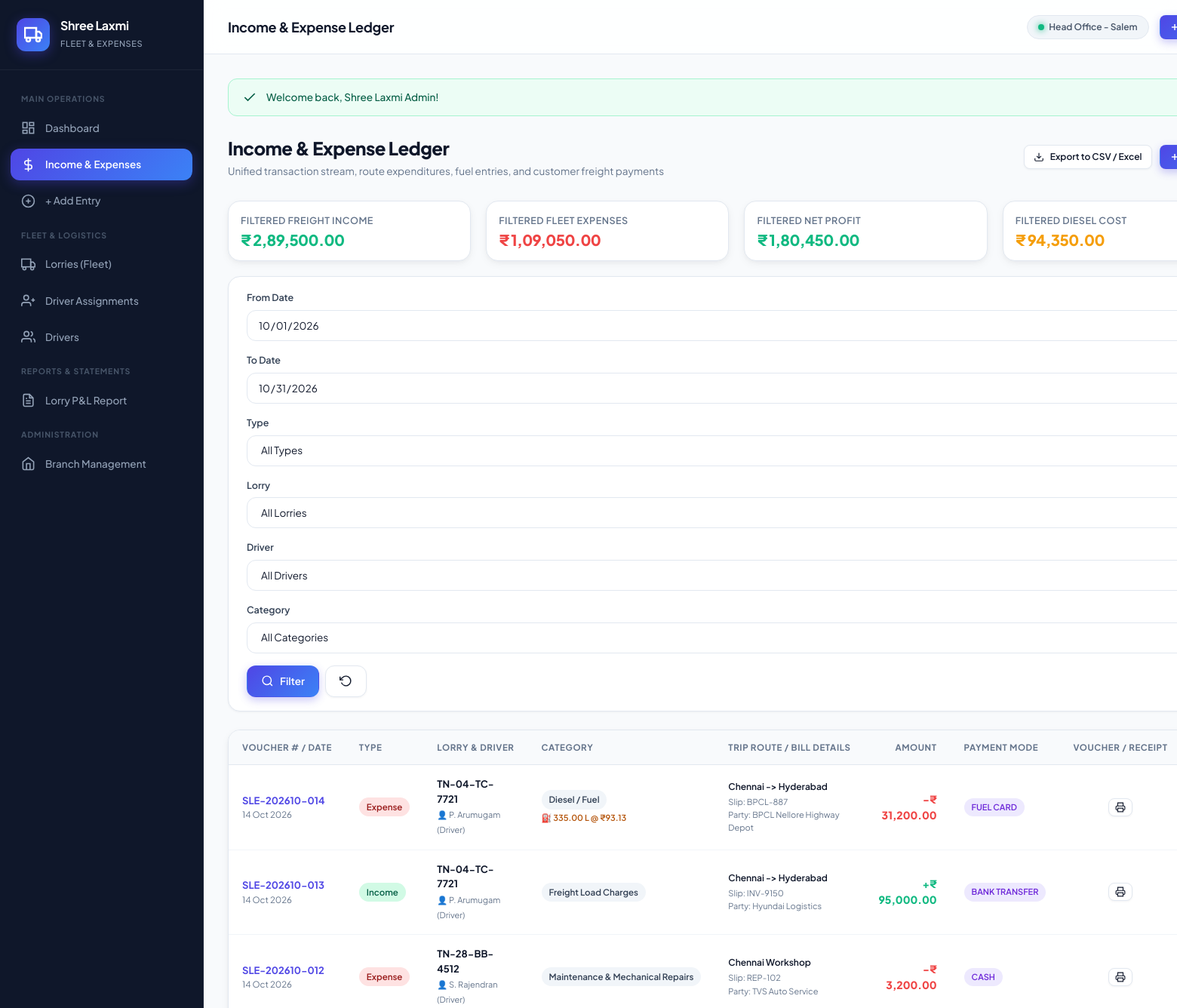
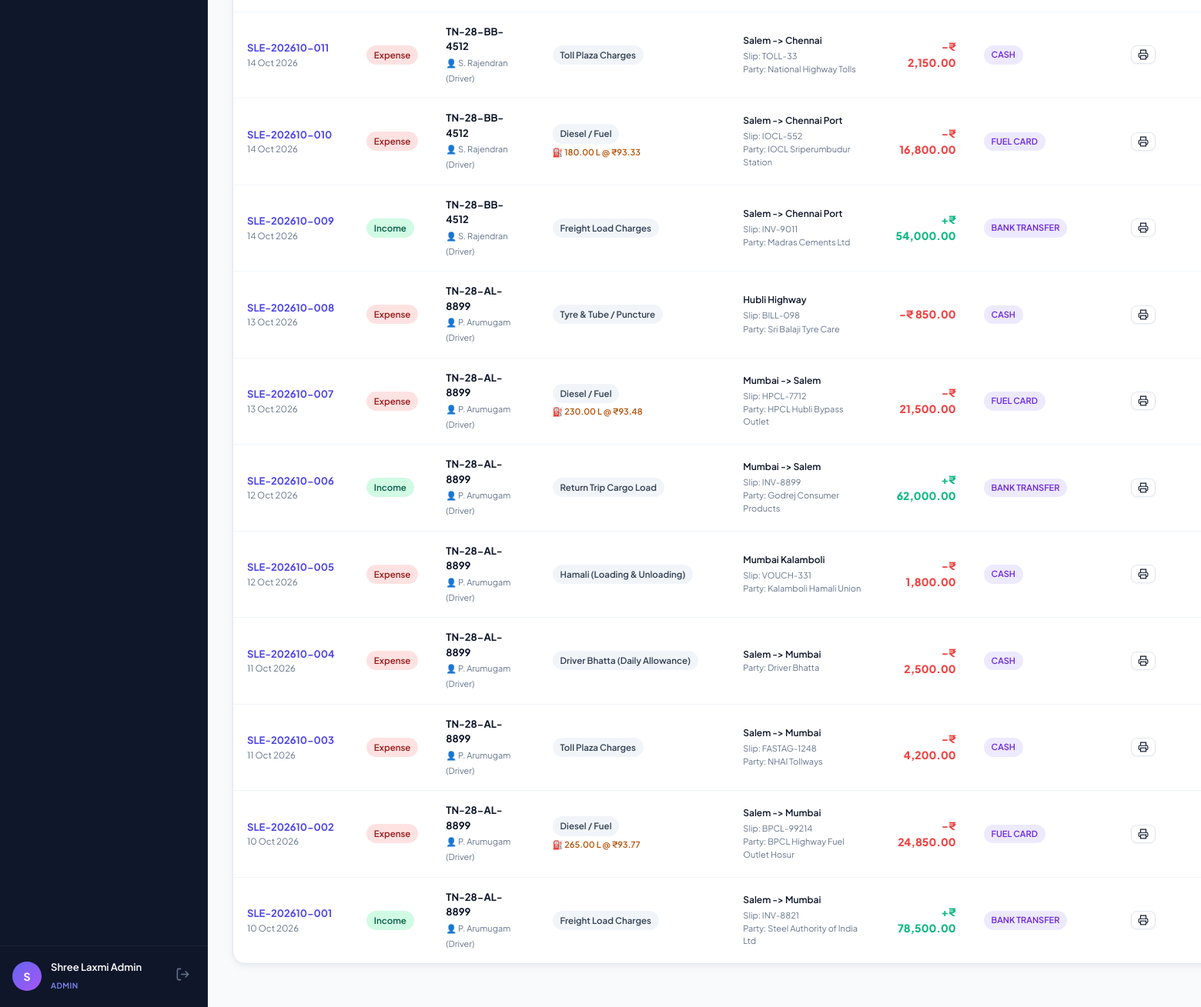
Screenshot of /transactions.php (signed in) with the database file from the repository (2 pictures, top to bottom).
### tables this page shows
CREATE TABLE IF NOT EXISTS `transactions` (
    `id` INT AUTO_INCREMENT PRIMARY KEY,
    `voucher_no` VARCHAR(30) NOT NULL UNIQUE,    
    `transaction_date` DATE NOT NULL,
    `type` ENUM('income', 'expense') NOT NULL,
    `lorry_id` INT NOT NULL,
    `driver_id` INT NOT NULL,
    `branch_id` INT NOT NULL,
    `category_id` INT NOT NULL,
    `amount` DECIMAL(12, 2) NOT NULL DEFAULT 0.00,
    `payment_mode` ENUM('cash', 'bank_transfer', 'upi', 'fuel_card', 'cheque') DEFAULT 'cash',
     
    `fuel_liters` DECIMAL(8, 2) NULL,
    `fuel_rate` DECIMAL(8, 2) NULL,
    `odometer_reading` INT NULL,
     
    `trip_route` VARCHAR(255) NULL,
    `bill_invoice_no` VARCHAR(100) NULL,
    `vendor_party_name` VARCHAR(150) NULL,
    `receipt_image` VARCHAR(255) NULL,
    `description` TEXT NULL,
    `created_by` INT NOT NULL,
    `created_at` TIMESTAMP DEFAULT CURRENT_TIMESTAMP,
    `updated_at` TIMESTAMP DEFAULT CURRENT_TIMESTAMP ON UPDATE CURRENT_TIMESTAMP,
    FOREIGN KEY (`lorry_id`) REFERENCES `lorries`(`id`) ON DELETE CASCADE,
    FOREIGN KEY (`driver_id`) REFERENCES `users`(`id`) ON DELETE CASCADE,
    FOREIGN KEY (`branch_id`) REFERENCES `branches`(`id`) ON DELETE CASCADE,
    FOREIGN KEY (`category_id`) REFERENCES `categories`(`id`) ON DELETE RESTRICT,
    FOREIGN KEY (`created_by`) REFERENCES `users`(`id`) ON DELETE RESTRICT
);

CREATE TABLE IF NOT EXISTS `lorries` (
    `id` INT AUTO_INCREMENT PRIMARY KEY,
    `branch_id` INT NOT NULL,
    `lorry_number` VARCHAR(25) NOT NULL UNIQUE,  
    `model_name` VARCHAR(100) NOT NULL,          
    `lorry_type` VARCHAR(50) NOT NULL,           
    `capacity_tonnage` DECIMAL(6, 2) DEFAULT 0.00,
    `fuel_type` VARCHAR(20) DEFAULT 'Diesel',
    `current_odometer` INT DEFAULT 0,
    `static_driver_id` INT NULL,                 
    `status` ENUM('active', 'maintenance', 'idle') DEFAULT 'active',
    `insurance_expiry` DATE NULL,
    `fitness_expiry` DATE NULL,
    `notes` TEXT NULL,
    `created_at` TIMESTAMP DEFAULT CURRENT_TIMESTAMP,
    `updated_at` TIMESTAMP DEFAULT CURRENT_TIMESTAMP ON UPDATE CURRENT_TIMESTAMP,
    FOREIGN KEY (`branch_id`) REFERENCES `branches`(`id`) ON DELETE CASCADE,
    FOREIGN KEY (`static_driver_id`) REFERENCES `users`(`id`) ON DELETE SET NULL
);

CREATE TABLE IF NOT EXISTS `users` (
    `id` INT AUTO_INCREMENT PRIMARY KEY,
    `branch_id` INT NULL,
    `name` VARCHAR(100) NOT NULL,
    `username` VARCHAR(50) NOT NULL UNIQUE,
    `email` VARCHAR(100),
    `phone` VARCHAR(20) NOT NULL,
    `password` VARCHAR(255) NOT NULL,
    `role` ENUM('admin', 'branch_manager', 'driver', 'operator') NOT NULL DEFAULT 'driver',
    `license_number` VARCHAR(50) NULL,
    `license_expiry` DATE NULL,
    `status` ENUM('active', 'inactive') DEFAULT 'active',
    `avatar` VARCHAR(255) NULL,
    `created_at` TIMESTAMP DEFAULT CURRENT_TIMESTAMP,
    `updated_at` TIMESTAMP DEFAULT CURRENT_TIMESTAMP ON UPDATE CURRENT_TIMESTAMP,
    FOREIGN KEY (`branch_id`) REFERENCES `branches`(`id`) ON DELETE SET NULL
);

CREATE TABLE IF NOT EXISTS `categories` (
    `id` INT AUTO_INCREMENT PRIMARY KEY,
    `type` ENUM('income', 'expense') NOT NULL,
    `name` VARCHAR(100) NOT NULL,
    `icon` VARCHAR(50) DEFAULT 'credit-card',
    `color` VARCHAR(20) DEFAULT '#4f46e5',
    `is_system` TINYINT(1) DEFAULT 1,
    `status` ENUM('active', 'inactive') DEFAULT 'active',
    `created_at` TIMESTAMP DEFAULT CURRENT_TIMESTAMP
);

### includes/functions.php (called while the page is built, shortened)
<?php
require_once __DIR__ . '/../config/config.php';
function format_money($amount) {
    $amount = (float)$amount;
    $is_negative = $amount < 0;
    $amount = abs($amount);
    $formatted = number_format($amount, 2, '.', ',');
    $exploded = explode('.', $formatted);
    $integer_part = $exploded[0];
    $decimal_part = $exploded[1];
    $len = strlen(str_replace(',', '', $integer_part));
    $raw_int = str_replace(',', '', $integer_part);
    if ($len > 3) {
        $last3 = substr($raw_int, -3);
        $remaining = substr($raw_int, 0, -3);
        $remaining_chunks = str_split(strrev($remaining), 2);
        $grouped = strrev(implode(',', $remaining_chunks));
        $integer_part = $grouped . ',' . $last3;
    }
    return ($is_negative ? '-' : '') . APP_CURRENCY . ' ' . $integer_part . '.' . $decimal_part;
}
function format_date($date_str, $include_time = false) {
    $time = strtotime($date_str);
    return date('d M Y', $time);
}
function clean($str) {
    return htmlspecialchars(trim($str ?? ''), ENT_QUOTES, 'UTF-8');
}

### config/config.php (called while the page is built, shortened)
<?php
function user_role() {
    return $_SESSION['user']['role'] ?? 'guest';
}
function is_driver() {
    return user_role() === 'driver';
}

### transactions.php (the view, shortened to what this page needs)
<?php
require_once __DIR__ . '/includes/header.php';
$start_date = $_GET['start_date'] ?? date('Y-m-01');
$end_date = $_GET['end_date'] ?? date('Y-m-t');
$conditions = ["t.transaction_date BETWEEN :start AND :end"];
$params = [':start' => $start_date, ':end' => $end_date];
$where_clause = implode(" AND ", $conditions);
$summary_sql = "SELECT
                    COALESCE(SUM(CASE WHEN t.type = 'income' THEN t.amount ELSE 0 END), 0) as total_income,
                    COALESCE(SUM(CASE WHEN t.type = 'expense' THEN t.amount ELSE 0 END), 0) as total_expense,
                    COALESCE(SUM(CASE WHEN c.name LIKE '%Diesel%' OR c.name LIKE '%Fuel%' THEN t.amount ELSE 0 END), 0) as total_diesel,
                    COUNT(t.id) as total_records
                FROM transactions t
                JOIN categories c ON t.category_id = c.id
                WHERE $where_clause";
$stmt_sum = $pdo->prepare($summary_sql);
$stmt_sum->execute($params);
$sum = $stmt_sum->fetch();
$total_filtered_income = (float)$sum['total_income'];
$total_filtered_expense = (float)$sum['total_expense'];
$filtered_profit = $total_filtered_income - $total_filtered_expense;
$sql = "SELECT t.*, l.lorry_number, l.model_name, u.name as driver_name, c.name as category_name, c.color as category_color, b.branch_name
        FROM transactions t
        JOIN lorries l ON t.lorry_id = l.id
        JOIN users u ON t.driver_id = u.id
        JOIN categories c ON t.category_id = c.id
        JOIN branches b ON t.branch_id = b.id
        WHERE $where_clause
        ORDER BY t.transaction_date DESC, t.id DESC";
$stmt = $pdo->prepare($sql);
$stmt->execute($params);
$transactions = $stmt->fetchAll();
?>
<div class="page-header">
    <div>
        <h1 class="page-title">Income & Expense Ledger</h1>
        <p class="page-subtitle">Unified transaction stream, route expenditures, fuel entries, and customer freight payments</p>
    </div>
    <div style="display:flex; gap:10px; flex-wrap:wrap;">
        <a href="<?= $_SERVER['REQUEST_URI'] . (strpos($_SERVER['REQUEST_URI'], '?') !== false ? '&' : '?') . 'export=csv' ?>" class="btn btn-outline btn-sm">
            <svg viewBox="0 0 24 24" fill="none" stroke="currentColor" stroke-width="2"><path d="M21 15v4a2 2 0 0 1-2 2H5a2 2 0 0 1-2-2v-4"></path><polyline points="7 10 12 15 17 10"></polyline><line x1="12" y1="15" x2="12" y2="3"></line></svg>
            <span>Export to CSV / Excel</span>
        </a>
        <a href="add-transaction.php" class="btn btn-primary btn-sm">
            <svg viewBox="0 0 24 24" fill="none" stroke="currentColor" stroke-width="2.5"><line x1="12" y1="5" x2="12" y2="19"></line><line x1="5" y1="12" x2="19" y2="12"></line></svg>
        </a>
    </div>
</div>
<div class="stats-grid" style="grid-template-columns: repeat(auto-fit, minmax(200px, 1fr)); margin-bottom:20px;">
    <div class="stat-card" style="padding:16px;">
        <span class="stat-label">Filtered Freight Income</span>
        <div class="stat-value" style="font-size:20px; color:#10b981; margin-top:6px;"><?= format_money($total_filtered_income) ?></div>
    </div>
    <div class="stat-card" style="padding:16px;">
        <span class="stat-label">Filtered Fleet Expenses</span>
        <div class="stat-value" style="font-size:20px; color:#ef4444; margin-top:6px;"><?= format_money($total_filtered_expense) ?></div>
    </div>
    <div class="stat-card" style="padding:16px;">
        <span class="stat-label">Filtered Net Profit</span>
        <div class="stat-value" style="font-size:20px; color:<?= $filtered_profit >= 0 ? '#10b981' : '#ef4444' ?>; margin-top:6px;">
            <?= format_money($filtered_profit) ?>
        </div>
    </div>
    <div class="stat-card" style="padding:16px;">
        <span class="stat-label">Filtered Diesel Cost</span>
        <div class="stat-value" style="font-size:20px; color:#f59e0b; margin-top:6px;"><?= format_money($sum['total_diesel']) ?></div>
    </div>
</div>
<div class="filter-card">
    <form method="GET" action="transactions.php" class="filter-grid" style="grid-template-columns: repeat(auto-fit, minmax(150px, 1fr)) auto;">
        <div class="form-group" style="margin-bottom:0;">
            <label class="form-label">From Date</label>
            <input type="date" name="start_date" class="form-control" value="<?= clean($start_date) ?>">
        </div>
        <div class="form-group" style="margin-bottom:0;">
            <label class="form-label">To Date</label>
            <input type="date" name="end_date" class="form-control" value="<?= clean($end_date) ?>">
        </div>
        <div class="form-group" style="margin-bottom:0;">
            <label class="form-label">Type</label>
            <select name="type" class="form-select">
                <option value="">All Types</option>
            </select>
        </div>
        <div class="form-group" style="margin-bottom:0;">
            <label class="form-label">Lorry</label>
            <select name="lorry_id" class="form-select">
                <option value="">All Lorries</option>
            </select>
        </div>
        <?php if (!is_driver()): ?>
            <div class="form-group" style="margin-bottom:0;">
                <label class="form-label">Driver</label>
                <select name="driver_id" class="form-select">
                    <option value="">All Drivers</option>
                </select>
            </div>
        <?php endif; ?>
        <div class="form-group" style="margin-bottom:0;">
            <label class="form-label">Category</label>
            <select name="category_id" class="form-select">
                <option value="">All Categories</option>
            </select>
        </div>
        <div style="display:flex; gap:8px;">
            <button type="submit" class="btn btn-primary" style="height:42px;">
                <svg viewBox="0 0 24 24" fill="none" stroke="currentColor" stroke-width="2"><circle cx="11" cy="11" r="8"></circle><line x1="21" y1="21" x2="16.65" y2="16.65"></line></svg>
                <span>Filter</span>
            </button>
            <a href="transactions.php" class="btn btn-outline" style="height:42px;" title="Reset filter">
                <svg viewBox="0 0 24 24" fill="none" stroke="currentColor" stroke-width="2"><polyline points="1 4 1 10 7 10"></polyline><path d="M3.51 15a9 9 0 1 0 2.13-9.36L1 10"></path></svg>
            </a>
        </div>
    </form>
</div>
<div class="card">
    <div class="card-body" style="padding:0;">
        <div class="table-responsive">
            <table class="modern-table">
                <thead>
                    <tr>
                        <th>Voucher # / Date</th>
                        <th>Type</th>
                        <th>Lorry & Driver</th>
                        <th>Category</th>
                        <th>Trip Route / Bill Details</th>
                        <th style="text-align:right;">Amount</th>
                        <th>Payment Mode</th>
                        <th style="text-align:center;">Voucher / Receipt</th>
                    </tr>
                </thead>
                <tbody>
                    <?php if (empty($transactions)): ?>
                        <tr>
                            <td colspan="9" style="text-align:center; padding:40px; color:#94a3b8;">
                                No transactions found matching the filter criteria.
                            </td>
                        </tr>
                    <?php else: ?>
                        <?php foreach ($transactions as $t): ?>
                            <tr>
                                <td>
                                    <a href="voucher.php?id=<?= $t['id'] ?>" style="font-weight:700; color:var(--primary); font-size:13px;">
                                        <?= clean($t['voucher_no']) ?>
                                    </a>
                                    <div style="font-size:11.5px; color:#64748b;"><?= format_date($t['transaction_date']) ?></div>
                                </td>
                                <td>
                                    <span class="pill <?= $t['type'] === 'income' ? 'pill-income' : 'pill-expense' ?>">
                                        <?= ucfirst($t['type']) ?>
                                    </span>
                                </td>
                                <td>
                                    <div style="font-weight:700; color:#0f172a; font-size:13px;"><?= clean($t['lorry_number']) ?></div>
                                    <small style="color:#64748b; font-size:11px;">👤 <?= clean($t['driver_name']) ?></small>
                                </td>
                                <td>
                                    <span class="pill" style="background:#f1f5f9; color:#334155; font-weight:600;">
                                        <?= clean($t['category_name']) ?>
                                    </span>
                                    <?php if (!empty($t['fuel_liters'])): ?>
                                        <div style="font-size:11px; color:#b45309; margin-top:3px; font-weight:600;">
                                            ⛽ <?= $t['fuel_liters'] ?> L @ ₹<?= $t['fuel_rate'] ?>
                                        </div>
                                    <?php endif; ?>
                                </td>
                                <td>
                                    <?php if (!empty($t['trip_route'])): ?>
                                        <div style="font-weight:600; font-size:12px; color:#0f172a;"><?= clean($t['trip_route']) ?></div>
                                    <?php endif; ?>
                                    <?php if (!empty($t['bill_invoice_no'])): ?>
                                        <small style="color:#64748b; font-size:11px;">Slip: <?= clean($t['bill_invoice_no']) ?></small>
                                    <?php endif; ?>
                                    <?php if (!empty($t['vendor_party_name'])): ?>
                                        <small style="color:#64748b; font-size:11px; display:block;">Party: <?= clean($t['vendor_party_name']) ?></small>
                                    <?php endif; ?>
                                </td>
                                <td style="text-align:right; font-weight:800; font-size:14px; color:<?= $t['type'] === 'income' ? '#10b981' : '#ef4444' ?>;">
                                    <?= $t['type'] === 'income' ? '+' : '-' ?><?= format_money($t['amount']) ?>
                                </td>
                                <td>
                                    <span class="pill pill-static" style="font-size:11px; text-transform:uppercase;">
                                        <?= str_replace('_', ' ', $t['payment_mode']) ?>
                                    </span>
                                </td>
                                <td style="text-align:center;">
                                    <div style="display:flex; justify-content:center; gap:6px;">
                                        <a href="voucher.php?id=<?= $t['id'] ?>" class="btn btn-outline btn-sm" title="View / Print PDF Voucher" style="padding:4px 8px;">
                                            <svg width="14" height="14" viewBox="0 0 24 24" fill="none" stroke="currentColor" stroke-width="2"><polyline points="6 9 6 2 18 2 18 9"></polyline><path d="M6 18H4a2 2 0 0 1-2-2v-5a2 2 0 0 1 2-2h16a2 2 0 0 1 2 2v5a2 2 0 0 1-2 2h-2"></path><rect x="6" y="14" width="12" height="8"></rect></svg>
                                        </a>
                                    </div>
                                </td>
                            </tr>
                        <?php endforeach; ?>
                    <?php endif; ?>
                </tbody>
            </table>
        </div>
    </div>
</div>
<?php require_once __DIR__ . '/includes/footer.php'; ?>

### rows the page displays
transactions: voucher_no "SLE-202610-014", transaction_date "14 Oct 2026", type "Expense", lorry.lorry_number "TN-04-TC-7721", driver.name "P. Arumugam (Driver)", category.name "Diesel / Fuel", fuel_liters "335.00", fuel_rate "93.13", trip_route "Chennai -> Hyderabad", bill_invoice_no "BPCL-887", vendor_party_name "BPCL Nellore Highway Depot", amount "₹ 31,200.00", payment_mode "FUEL CARD"
transactions: voucher_no "SLE-202610-013", transaction_date "14 Oct 2026", type "Income", lorry.lorry_number "TN-04-TC-7721", driver.name "P. Arumugam (Driver)", category.name "Freight Load Charges", trip_route "Chennai -> Hyderabad", bill_invoice_no "INV-9150", vendor_party_name "Hyundai Logistics", amount "₹ 95,000.00", payment_mode "BANK TRANSFER"
transactions: voucher_no "SLE-202610-012", transaction_date "14 Oct 2026", type "Expense", lorry.lorry_number "TN-28-BB-4512", driver.name "S. Rajendran (Driver)", category.name "Maintenance & Mechanical Repairs", trip_route "Chennai Workshop", bill_invoice_no "REP-102", vendor_party_name "TVS Auto Service", amount "₹ 3,200.00", payment_mode "CASH"
transactions: voucher_no "SLE-202610-011", transaction_date "14 Oct 2026", type "Expense", lorry.lorry_number "TN-28-BB-4512", driver.name "S. Rajendran (Driver)", category.name "Toll Plaza Charges", trip_route "Salem -> Chennai", bill_invoice_no "TOLL-33", vendor_party_name "National Highway Tolls", amount "₹ 2,150.00", payment_mode "CASH"
transactions: voucher_no "SLE-202610-010", transaction_date "14 Oct 2026", type "Expense", lorry.lorry_number "TN-28-BB-4512", driver.name "S. Rajendran (Driver)", category.name "Diesel / Fuel", fuel_liters "180.00", fuel_rate "93.33", trip_route "Salem -> Chennai Port", bill_invoice_no "IOCL-552", vendor_party_name "IOCL Sriperumbudur Station", amount "₹ 16,800.00", payment_mode "FUEL CARD"
transactions: voucher_no "SLE-202610-009", transaction_date "14 Oct 2026", type "Income", lorry.lorry_number "TN-28-BB-4512", driver.name "S. Rajendran (Driver)", category.name "Freight Load Charges", trip_route "Salem -> Chennai Port", bill_invoice_no "INV-9011", vendor_party_name "Madras Cements Ltd", amount "₹ 54,000.00", payment_mode "BANK TRANSFER"
transactions: voucher_no "SLE-202610-008", transaction_date "13 Oct 2026", type "Expense", lorry.lorry_number "TN-28-AL-8899", driver.name "P. Arumugam (Driver)", category.name "Tyre & Tube / Puncture", trip_route "Hubli Highway", bill_invoice_no "BILL-098", vendor_party_name "Sri Balaji Tyre Care", amount "₹ 850.00", payment_mode "CASH"
transactions: voucher_no "SLE-202610-007", transaction_date "13 Oct 2026", type "Expense", lorry.lorry_number "TN-28-AL-8899", driver.name "P. Arumugam (Driver)", category.name "Diesel / Fuel", fuel_liters "230.00", fuel_rate "93.48", trip_route "Mumbai -> Salem", bill_invoice_no "HPCL-7712", vendor_party_name "HPCL Hubli Bypass Outlet", amount "₹ 21,500.00", payment_mode "FUEL CARD"
transactions: voucher_no "SLE-202610-006", transaction_date "12 Oct 2026", type "Income", lorry.lorry_number "TN-28-AL-8899", driver.name "P. Arumugam (Driver)", category.name "Return Trip Cargo Load", trip_route "Mumbai -> Salem", bill_invoice_no "INV-8899", vendor_party_name "Godrej Consumer Products", amount "₹ 62,000.00", payment_mode "BANK TRANSFER"
transactions: voucher_no "SLE-202610-005", transaction_date "12 Oct 2026", type "Expense", lorry.lorry_number "TN-28-AL-8899", driver.name "P. Arumugam (Driver)", category.name "Hamali (Loading & Unloading)", trip_route "Mumbai Kalamboli", bill_invoice_no "VOUCH-331", vendor_party_name "Kalamboli Hamali Union", amount "₹ 1,800.00", payment_mode "CASH"
transactions: voucher_no "SLE-202610-004", transaction_date "11 Oct 2026", type "Expense", lorry.lorry_number "TN-28-AL-8899", driver.name "P. Arumugam (Driver)", category.name "Driver Bhatta (Daily Allowance)", trip_route "Salem -> Mumbai", vendor_party_name "Driver Bhatta", amount "₹ 2,500.00", payment_mode "CASH"
transactions: voucher_no "SLE-202610-003", transaction_date "11 Oct 2026", type "Expense", lorry.lorry_number "TN-28-AL-8899", driver.name "P. Arumugam (Driver)", category.name "Toll Plaza Charges", trip_route "Salem -> Mumbai", bill_invoice_no "FASTAG-1248", vendor_party_name "NHAI Tollways", amount "₹ 4,200.00", payment_mode "CASH"
transactions: voucher_no "SLE-202610-002", transaction_date "10 Oct 2026", type "Expense", lorry.lorry_number "TN-28-AL-8899", driver.name "P. Arumugam (Driver)", category.name "Diesel / Fuel", fuel_liters "265.00", fuel_rate "93.77", trip_route "Salem -> Mumbai", bill_invoice_no "BPCL-99214", vendor_party_name "BPCL Highway Fuel Outlet Hosur", amount "₹ 24,850.00", payment_mode "FUEL CARD"
transactions: voucher_no "SLE-202610-001", transaction_date "10 Oct 2026", type "Income", lorry.lorry_number "TN-28-AL-8899", driver.name "P. Arumugam (Driver)", category.name "Freight Load Charges", trip_route "Salem -> Mumbai", bill_invoice_no "INV-8821", vendor_party_name "Steel Authority of India Ltd", amount "₹ 78,500.00", payment_mode "BANK TRANSFER"

### other values shown
substr($user['name'] ?? 'U', 0, 1) "S"
$user['name'] "Shree Laxmi Admin"
$user['role'] "ADMIN"
$page_title "Income & Expense Ledger"
$user['branch_name'] "Head Office - Salem"
$flash['message'] "Welcome back, Shree Laxmi Admin!"
format_money($total_filtered_income) "₹ 2,89,500.00"
format_money($total_filtered_expense) "₹ 1,09,050.00"
format_money($filtered_profit) "₹ 1,80,450.00"
format_money($sum['total_diesel']) "₹ 94,350.00"
